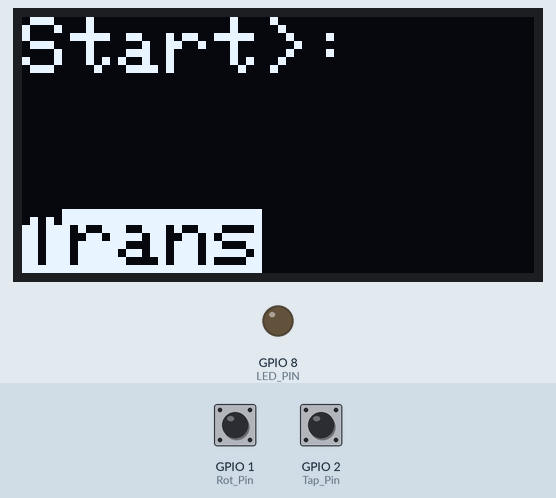
The sketch below on a simulated ESP32-S3. On the bench: 128×64 one-colour display, output pins drawn as LEDs (lit = HIGH). Inputs (shaded band) come from the test bench; at power-on: GPIO 1 (Rot_Pin) HIGH, GPIO 2 (Tap_Pin) HIGH. Nothing arrives over Bluetooth unless stated; a phone connects over Bluetooth LE 3 s after start; what the sketch prints to the serial monitor is not drawn.

Above: at 2.2 s.
2.3 s: GPIO 1 (Rot_Pin) pulled LOW for 1 s
At 3.9 s:
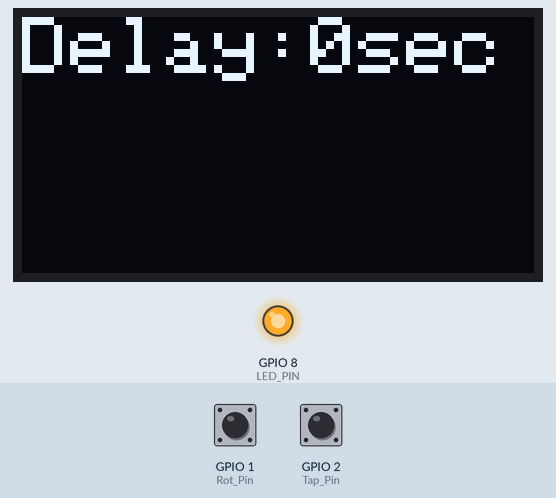
6.3 s: GPIO 1 (Rot_Pin) pulled LOW for 3.2 s
At 8.4 s:
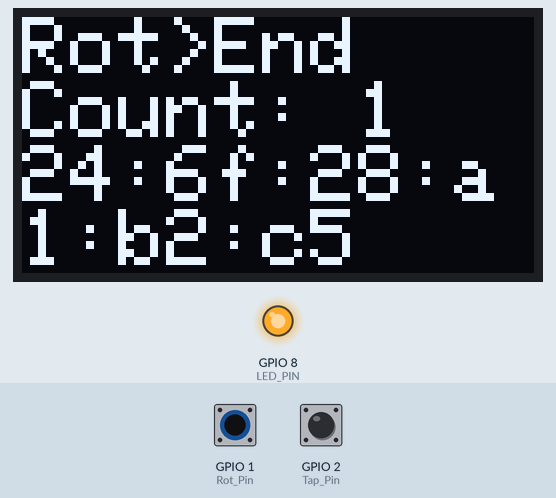
11.0 s: GPIO 1 (Rot_Pin) pulsed LOW 5 times (0.12 s each, 0.3 s apart)
At 11.39 s:
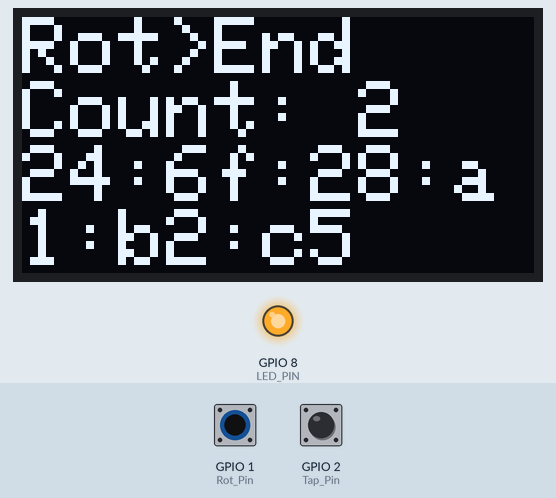
Timing chart, 0 to 14.0 s (numbered marks = the images above; inputs shaded):
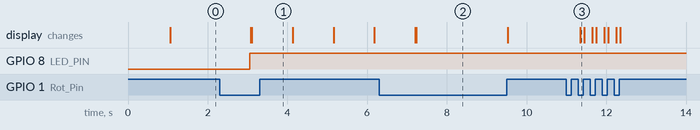

Measured:
- after the input at 2.3 s, the display: first differs from a run without the input after 0.81 s (image 1)
- after the input at 6.3 s, the display: first differs from a run without the input after 0.94 s (image 2)
- after the input at 11.0 s, the display: changes after 0.35 s (image 3)

The sketch:

BLE_PAWDArdunio_on_Super_mini_board_copy.ino
```cpp
#include <Wire.h>
#include <Adafruit_GFX.h>
#include <Adafruit_SSD1306.h>
#include <BLEDevice.h>
#include <BLEUtils.h>
#include <BLEServer.h>
#include <BLE2902.h>

#define SCREEN_WIDTH 128
#define SCREEN_HEIGHT 64
#define OLED_RESET    -1
#define SCREEN_ADDRESS 0x3D

#define SERVICE_UUID        "12345678-1234-1234-1234-1234567890ab"
#define COUNT_CHARACTERISTIC_UUID "87654321-4321-4321-4321-ba0987654321"

// Official Pin 8 is the LED_PIN
const int LED_PIN = 8;
const int Sensor_pin = 0; //Pressure sensor pin
const int Rot_Pin = 1; // external buttons
const int Tap_Pin= 2; //external buttons

// Custom I2C pins to avoid the Pin 8 conflict
const int sda_pin = 10;
const int scl_pin = 9;

int clk = 0; //for delay
int count = 0; // amount of taps
int count2=0;
int SensorData=0; //initalizing pressure sensor to zero
bool pressed = false; //prevents overcounting in taps

Adafruit_SSD1306 display(SCREEN_WIDTH, SCREEN_HEIGHT, &Wire, OLED_RESET);
enum {
  Start_State,
  Trans_State,
  Taps_State,
  Rot_State,
  End_State,
  Delay_State,
  Delay_State2
} currentState; // Variable to hold the current state

BLECharacteristic *pCharacteristic;
bool deviceConnected = false;

// Callback to track connection status
class MyServerCallbacks: public BLEServerCallbacks {
    void onConnect(BLEServer* pServer) { deviceConnected = true; };
    void onDisconnect(BLEServer* pServer) { deviceConnected = false; }
};

void setup() {
  delay(1000);
  pinMode(LED_PIN, OUTPUT);
  pinMode(Sensor_pin,INPUT); //pressure sensor pin
  pinMode(Rot_Pin,INPUT_PULLUP); //setting pins to take input
  pinMode(Tap_Pin,INPUT_PULLUP);
  // Set the initial state when the program starts
  currentState =  Start_State;
  Serial.println("FSM Starting in  Start_State");

  // Start I2C on Pin 10 (SDA) and Pin 9 (SCL)
  Wire.begin(sda_pin, scl_pin);

 /* if(!display.begin(SSD1306_SWITCHCAPVCC, SCREEN_ADDRESS)) {
    // If it fails, the LED_PIN will blink fast to alert you
    while(1) {
      digitalWrite(LED_PIN, HIGH); delay(100);
      digitalWrite(LED_PIN, LOW);  delay(100);
    }
  }*/

  if(!display.begin(SSD1306_SWITCHCAPVCC, SCREEN_ADDRESS)) {
    // If initialization fails, print error and stop
    Serial.begin(115200);//baud rate
    Serial.println(F("SSD1306 initialization failed"));
    for(;;);

  }

  /*display.clearDisplay();
  display.setTextSize(1);
  display.setTextColor(SSD1306_WHITE);
  display.setCursor(0,0);
  display.println("C3 SuperMini");
  display.println("SDA: Pin 10");
  display.display();*/

  display.clearDisplay();
  display.setTextSize(2);         // Set text size to 2 (larger text)
  display.setTextColor(SSD1306_WHITE); // Set text color to white


  // 1. Give your device a name
  BLEDevice::init("Super-Mini-BLE");
  BLEDevice::setMTU(517);

  // 2. Create the server
  BLEServer *pServer = BLEDevice::createServer();
  pServer->setCallbacks(new MyServerCallbacks());


  // Create Service
  BLEService *pService = pServer->createService(SERVICE_UUID);

  // Create Characteristic with NOTIFY property
  pCharacteristic = pService->createCharacteristic(
                      COUNT_CHARACTERISTIC_UUID,
                      BLECharacteristic::PROPERTY_READ   |
                      BLECharacteristic::PROPERTY_WRITE  |
                      BLECharacteristic::PROPERTY_NOTIFY
                    );

  // Required for Notifications to work with most phone apps
  pCharacteristic->addDescriptor(new BLE2902());
  // Inside setup(), right after pCharacteristic->addDescriptor(new BLE2902());
 // BLEDescriptor *pDescriptor = new BLEDescriptor(BLEUUID((uint16_t)0x2901));
  //pDescriptor->setValue("Button Counter Service");
  //pCharacteristic->addDescriptor(pDescriptor);

  pService->start();
  pServer->getAdvertising()->start();
  Serial.println("Waiting for a client connection...");
  //Serial.print("My BLE Address is: ");
  //Serial.println(BLEDevice::getAddress().toString().c_str());


}

void loop() {
display.clearDisplay();
  switch (currentState) {

    case  Start_State:
      // ACTION: Ensure LED is OFF
      digitalWrite(LED_PIN, LOW);

        currentState = Trans_State;

        printLine(1, "Start>:", true);
        printLine(4, "Trans", false);
        display.display(); // puts text on screen
        delay(2000);// 5 seconds
        clk = 0;


      break;

    case Trans_State:
      // ACTION: Ensure LED is ON
      digitalWrite(LED_PIN, HIGH);


        //currentState =  Delay_State; // change to if statement for both delays

        printLine(1, "Trans>:", true);
        printLine(3, "1. Probnation", false);
        printLine(4, "2. Taps", false);
        display.display();
        if(digitalRead(Tap_Pin)== LOW){
          currentState =  Delay_State;
        }
        if(digitalRead(Rot_Pin)== LOW){
          currentState =  Delay_State2;

        }

        //delay(2000);
          //display.clearDisplay();

      break;

    // You can add a third state for different timing/actions
    case Taps_State:
    SensorData = analogRead(Sensor_pin); // reads adc value
    //float voltage = sensorData *(3.3/4095.0);
    if(count<10){
     printLine(1, "Tap>End ", true);
     printLine(2, "Count: "+ String (count), true);
     display.display();
     if(SensorData> 80 && !pressed) //if adc value greater than 120 and hasn't been pressed
     {
      count++;
      pressed = true;

     }
     currentState =  Taps_State;
    }
    else
    {
      currentState =  End_State;
      count = 0;
    }
    delay(150);

    if(SensorData<80 && pressed)
    {
      pressed = false;
    }

      break;

    case Rot_State:
      printLine(1, "Rot>End ", true);
      printLine(3,BLEDevice::getAddress().toString().c_str(),true);
      display.display();
      if(count2 > 11){
      currentState =  End_State;
      }
      else
      {
              currentState = Rot_State;
      }
      if(digitalRead(Rot_Pin)== LOW)
      {
        count2++;
        printLine(2, "Count: "+ String (count2), true);
       display.display();
      }
      if (deviceConnected) {
        String str = String(count2);
        pCharacteristic->setValue(str.c_str());

        // Give the stack a tiny breath (optional but helps some phones)
        delay(10);

        pCharacteristic->notify();
        Serial.println("Notification sent!");
      }

      // Wait for button release so it doesn't spam
      while(digitalRead(Rot_Pin) == LOW);
      break;

    case End_State:
    digitalWrite(LED_PIN, HIGH);
       currentState =  Start_State;
       count2=0;
       printLine(1, "End>", true);
       printLine(2, "Start", true);
     display.display();
     delay(2000);
      break;
    case Delay_State:
    digitalWrite(LED_PIN, LOW);
    if(clk<4){
     printLine(1, "Delay:"+ String (clk)+ "sec", true);
     display.display();
     currentState =  Delay_State;
     clk++;
     delay(1000);

    }
    else
    currentState =  Taps_State;

      break;
    case Delay_State2:
    if(clk<4){
     printLine(1, "Delay:"+ String (clk)+ "sec", true);
     display.display();
     currentState =  Delay_State2;
     clk++;
     delay(1000);

    }
    else
    currentState =  Rot_State;

      break;

    // Optional: Default case handles unexpected state values
    default:
      currentState =  Start_State;
      break;
  }

  // Any code outside the switch/case runs continuously regardless of state
}

// with textsize = 2  we have 4 lines of text we can use so from 1-4 lines for the oled
// this function compacts the loop while being able to easily write text
//if true text = white if false inverted
void printLine(int lineNumber, const String& text, bool white) {
     //Line 1
    int y_pos = (lineNumber - 1) * 16;


    if (lineNumber < 1 || lineNumber > 4) {
        return;
    }

    // 2. Set the cursor to the start of the specified line (X=0, Y=y_pos).
    display.setCursor(0, y_pos);

    // 4. Set color and print the new text.
    if(white)
    {
      display.setTextColor(SSD1306_WHITE);
    }
    if(!white)
    {
      display.setTextColor(SSD1306_BLACK, SSD1306_WHITE);
    }

    display.print(text);
}
```
